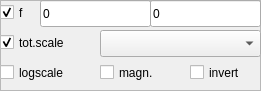
   <widget class="QFrame" name="color_frame">
    <property name="geometry">
     <rect>
      <x>0</x>
      <y>30</y>
      <width>261</width>
      <height>91</height>
     </rect>
    </property>
    <property name="frameShape">
     <enum>QFrame::StyledPanel</enum>
    </property>
    <property name="frameShadow">
     <enum>QFrame::Raised</enum>
    </property>
    <widget class="QCheckBox" name="autoscale">
     <property name="geometry">
      <rect>
       <x>0</x>
       <y>0</y>
       <width>45</width>
       <height>25</height>
      </rect>
     </property>
     <property name="toolTip">
      <string>autoscale on/off</string>
     </property>
     <property name="text">
      <string>f</string>
     </property>
     <property name="checked">
      <bool>true</bool>
     </property>
    </widget>
    <widget class="QLineEdit" name="f_min">
     <property name="geometry">
      <rect>
       <x>40</x>
       <y>0</y>
       <width>111</width>
       <height>27</height>
      </rect>
     </property>
     <property name="sizePolicy">
      <sizepolicy hsizetype="Fixed" vsizetype="Fixed">
       <horstretch>0</horstretch>
       <verstretch>0</verstretch>
      </sizepolicy>
     </property>
     <property name="maximumSize">
      <size>
       <width>120</width>
       <height>16777215</height>
      </size>
     </property>
     <property name="acceptDrops">
      <bool>false</bool>
     </property>
     <property name="toolTip">
      <string>minimum of function</string>
     </property>
     <property name="locale">
      <locale language="English" country="UnitedStates"/>
     </property>
     <property name="inputMethodHints">
      <set>Qt::ImhNone</set>
     </property>
     <property name="text">
      <string>0</string>
     </property>
     <property name="frame">
      <bool>true</bool>
     </property>
     <property name="alignment">
      <set>Qt::AlignLeading|Qt::AlignLeft|Qt::AlignVCenter</set>
     </property>
     <property name="readOnly">
      <bool>true</bool>
     </property>
    </widget>
    <widget class="QLineEdit" name="f_max">
     <property name="geometry">
      <rect>
       <x>150</x>
       <y>0</y>
       <width>111</width>
       <height>27</height>
      </rect>
     </property>
     <property name="sizePolicy">
      <sizepolicy hsizetype="Fixed" vsizetype="Fixed">
       <horstretch>0</horstretch>
       <verstretch>0</verstretch>
      </sizepolicy>
     </property>
     <property name="maximumSize">
      <size>
       <width>120</width>
       <height>16777215</height>
      </size>
     </property>
     <property name="toolTip">
      <string>maximum of function</string>
     </property>
     <property name="locale">
      <locale language="English" country="UnitedStates"/>
     </property>
     <property name="text">
      <string>0</string>
     </property>
     <property name="alignment">
      <set>Qt::AlignLeading|Qt::AlignLeft|Qt::AlignVCenter</set>
     </property>
     <property name="readOnly">
      <bool>true</bool>
     </property>
    </widget>
    <widget class="QCheckBox" name="autoscale_tot">
     <property name="geometry">
      <rect>
       <x>0</x>
       <y>30</y>
       <width>100</width>
       <height>25</height>
      </rect>
     </property>
     <property name="maximumSize">
      <size>
       <width>100</width>
       <height>16777215</height>
      </size>
     </property>
     <property name="toolTip">
      <string>total autoscale by all cube on/off</string>
     </property>
     <property name="text">
      <string>tot.scale</string>
     </property>
     <property name="checked">
      <bool>true</bool>
     </property>
    </widget>
    <widget class="QComboBox" name="paletter">
     <property name="geometry">
      <rect>
       <x>100</x>
       <y>30</y>
       <width>161</width>
       <height>27</height>
      </rect>
     </property>
     <property name="toolTip">
      <string>set paletters</string>
     </property>
     <property name="currentText">
      <string/>
     </property>
     <property name="currentIndex">
      <number>-1</number>
     </property>
     <property name="insertPolicy">
      <enum>QComboBox::InsertAtBottom</enum>
     </property>
    </widget>
    <widget class="QCheckBox" name="logscale">
     <property name="geometry">
      <rect>
       <x>0</x>
       <y>60</y>
       <width>90</width>
       <height>25</height>
      </rect>
     </property>
     <property name="maximumSize">
      <size>
       <width>90</width>
       <height>16777215</height>
      </size>
     </property>
     <property name="text">
      <string>logscale</string>
     </property>
    </widget>
    <widget class="QCheckBox" name="modulus">
     <property name="geometry">
      <rect>
       <x>100</x>
       <y>60</y>
       <width>90</width>
       <height>25</height>
      </rect>
     </property>
     <property name="maximumSize">
      <size>
       <width>90</width>
       <height>16777215</height>
      </size>
     </property>
     <property name="toolTip">
      <string>absolute magnitude of function</string>
     </property>
     <property name="text">
      <string>magn.</string>
     </property>
    </widget>
    <widget class="QCheckBox" name="invert">
     <property name="geometry">
      <rect>
       <x>190</x>
       <y>60</y>
       <width>70</width>
       <height>25</height>
      </rect>
     </property>
     <property name="maximumSize">
      <size>
       <width>70</width>
       <height>16777215</height>
      </size>
     </property>
     <property name="text">
      <string>invert</string>
     </property>
    </widget>
   </widget>
